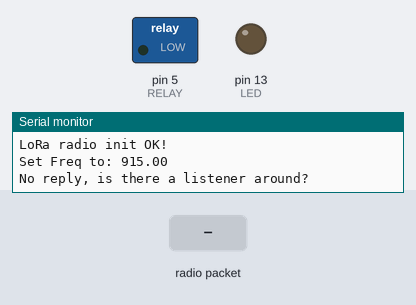
The sketch below on a simulated Arduino Uno, built with avr-gcc and run on an emulated ATmega328P. Parts: switched loads named in the sketch (green lamp = pin HIGH), output pins drawn as LEDs (lit = HIGH), the last lines printed to the serial monitor. Inputs (shaded band) come from the test bench. No radio packets arrive unless stated; pins used as bus, display or sensor lines are not drawn.

Above: at 1.3 s.
1.4 s: radio packet "1" arrives
At 3.7 s:
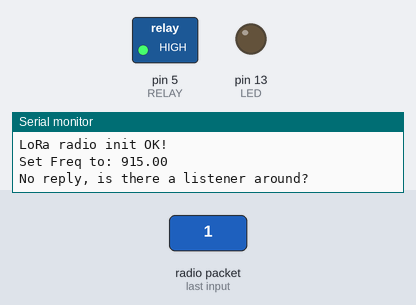
4.4 s: radio packet "0" arrives
At 6.1 s:
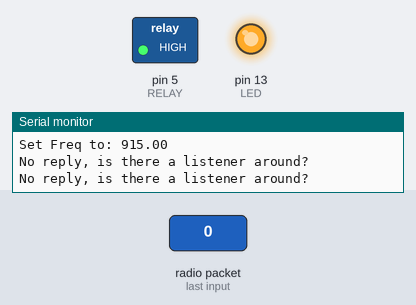
6.9 s: radio packet "2" arrives
At 8.2 s:
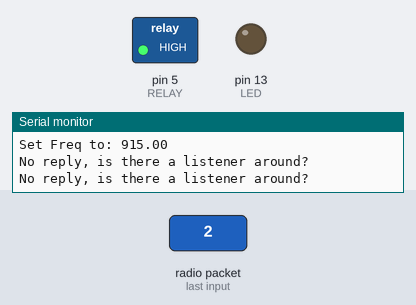
9.9 s: radio packet "1" arrives
At 12.9 s:
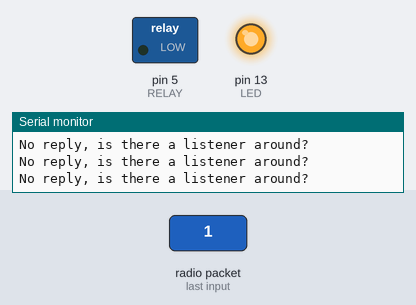
Timing chart, 0 to 13.9 s (numbered marks = the images above; inputs shaded):
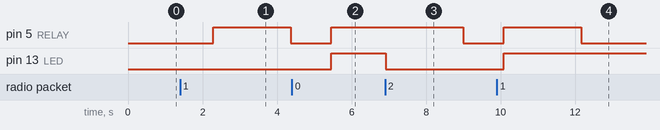

The sketch:

LoRaAgraBot.ino
```cpp
      // Feather9x_TX

#include <SPI.h>
#include <RH_RF95.h>

/* for feather32u4 */
#define RFM95_CS 8
#define RFM95_RST 4
#define RFM95_INT 7

// Change to 434.0 or other frequency, must match RX's freq!
#define RF95_FREQ 915.0

bool toggle;
#define LED 13
#define RELAY 5

// Singleton instance of the radio driver
RH_RF95 rf95(RFM95_CS, RFM95_INT);

void setup()
{
  pinMode(LED,OUTPUT);
  pinMode(RELAY,OUTPUT);
  pinMode(RFM95_RST, OUTPUT);
  digitalWrite(RFM95_RST, HIGH);

  Serial.begin(9600);
  delay(100);

  Serial.println("Feather LoRa TX Test!");

  // manual reset
  digitalWrite(RFM95_RST, LOW);
  delay(10);
  digitalWrite(RFM95_RST, HIGH);
  delay(10);

  while (!rf95.init()) {
    Serial.println("LoRa radio init failed");
    while (1);
  }
  Serial.println("LoRa radio init OK!");

  // Defaults after init are 434.0MHz, modulation GFSK_Rb250Fd250, +13dbM
  if (!rf95.setFrequency(RF95_FREQ)) {
    Serial.println("setFrequency failed");
    while (1);
  }
  Serial.print("Set Freq to: "); Serial.println(RF95_FREQ);

  // Defaults after init are 434.0MHz, 13dBm, Bw = 125 kHz, Cr = 4/5, Sf = 128chips/symbol, CRC on

  // The default transmitter power is 13dBm, using PA_BOOST.
  // If you are using RFM95/96/97/98 modules which uses the PA_BOOST transmitter pin, then
  // you can set transmitter powers from 5 to 23 dBm:
  rf95.setTxPower(23, false);
}

//int16_t packetnum = 0;  // packet counter, we increment per xmission

void loop()
{
  char radiopacket[6] = "Hello";
  //itoa(packetnum++, radiopacket+13, 10);
  //Serial.print("Sending "); Serial.println(radiopacket);
  radiopacket[5] = 0;

  rf95.send((uint8_t *)radiopacket, 6);

  delay(10);
  rf95.waitPacketSent();

  // Now wait for a reply
  uint8_t buf[RH_RF95_MAX_MESSAGE_LEN];
  uint8_t len = sizeof(buf);

  delay(10);
  if (rf95.waitAvailableTimeout(1000))
  {
    // Should be a reply message for us now
    if (rf95.recv(buf, &len))
    {
      //Serial.print("Got reply: ");
      //Serial.print((char*)buf);
      digitalWrite(RELAY, HIGH);

      //Serial.print("  RSSI: ");
      //Serial.println(rf95.lastRssi(), DEC);

      if (toggle) digitalWrite(LED, HIGH);
      else digitalWrite(LED, LOW);
      toggle = !toggle;
    }
    else
    {
      Serial.println("Receive failed");
      digitalWrite(RELAY, LOW);
    }
  }
  else
  {
    Serial.println("No reply, is there a listener around?");
    digitalWrite(RELAY, LOW);
  }
  delay(1000);
}
```

Measured:
- after the input at 1.4 s, pin 5 (RELAY): LOW → HIGH after 0.89 s, → LOW 2.1 s later
- after the input at 4.4 s, pin 5 (RELAY), pin 13 (LED): LOW → HIGH after 1.1 s
- after the input at 6.9 s, pin 5 (RELAY): HIGH → LOW after 2.1 s instead of 0.64 s; pin 13 (LED): HIGH → LOW at once
- after the input at 9.9 s, pin 5 (RELAY): LOW → HIGH after 0.18 s, → LOW 2.1 s later; pin 13 (LED): LOW → HIGH after 0.18 s
